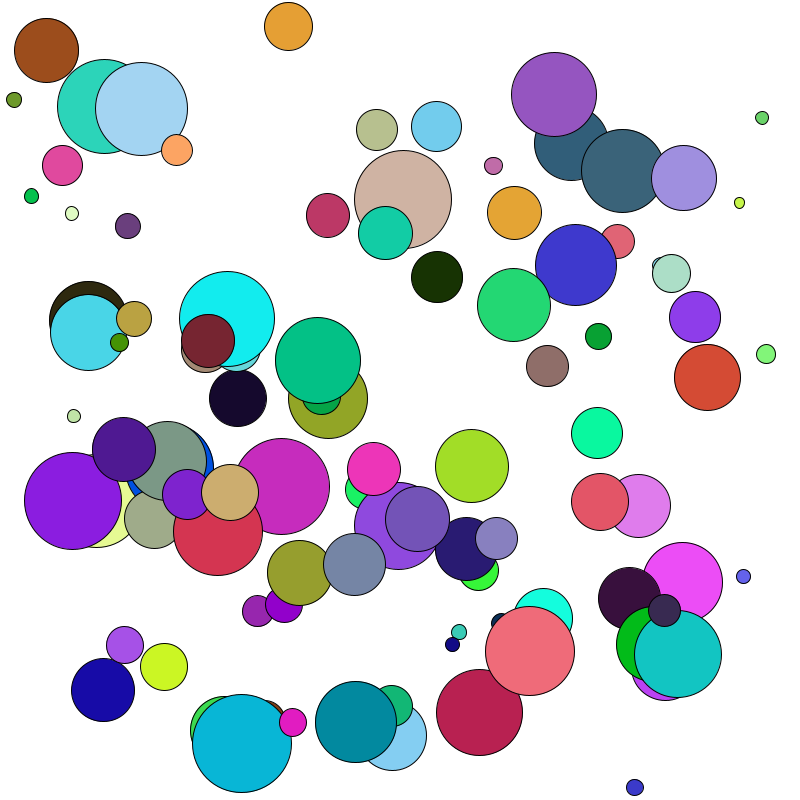
Frame 1 (no input)
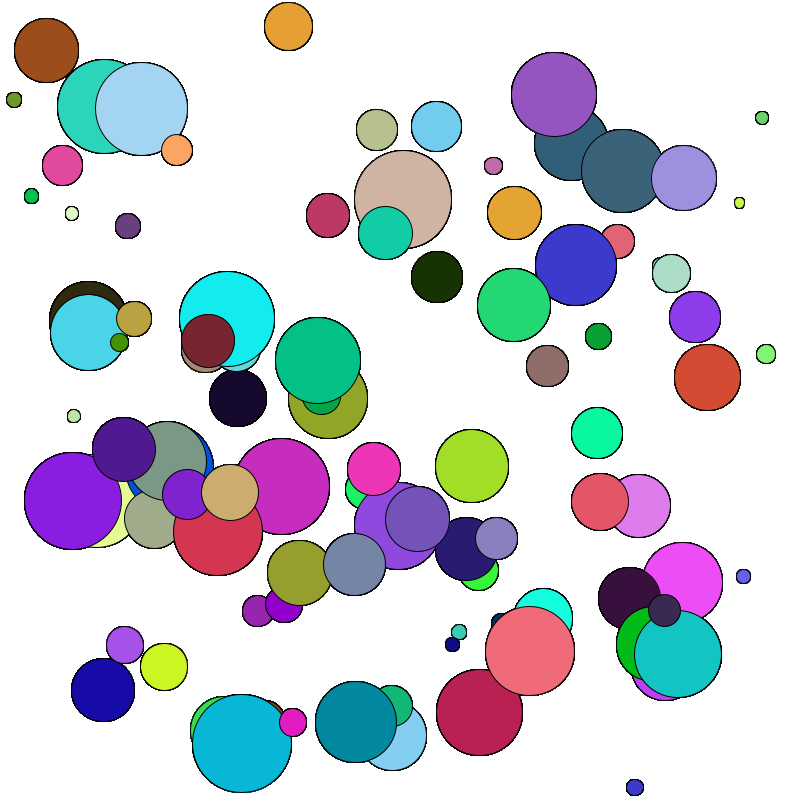
Frame 60 (the mouse pressed at the canvas centre just before this capture)
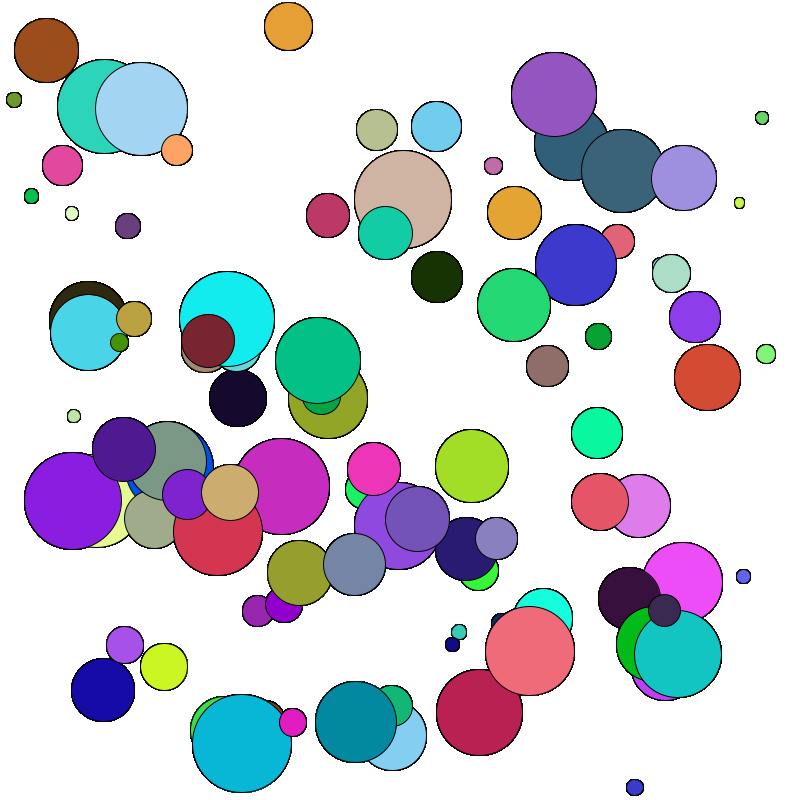
Frame 120 (the mouse held since frame 60 and released just before this capture)

The Processing sketch that drew these frames (run headless with seeded random() and noise(); from frame 60 on, the mouse is pressed at the canvas centre):

// Processing sketch: week2_5
// ── week2_5.pde
//we declare our empty arrays
float[] posX;
float[] posY;
float[] ballSize;
color[] c;

//a total number of balls
int totalBalls;

void setup() {
  size(800, 800);
  background(255);

  totalBalls = 100;

  //We initiate our arrays and give them a size
  posX = new float[totalBalls];
  posY = new float[totalBalls];
  c = new color[totalBalls];
  ballSize = new float[totalBalls];
  
  //we put random positions to our arryas
  for (int i=0; i<totalBalls; i++) {
    ballSize[i] = random(10,100);
    posX[i] = random(ballSize[i]/2, width-ballSize[i]/2);
    posY[i] = random(ballSize[i]/2, height-ballSize[i]/2);
    c[i] = color(random(255), random(255), random(255));
  }
}

void draw() {
  for (int i=0; i< totalBalls; i++) {
    fill(c[i]);
    ellipse(posX[i], posY[i], ballSize[i], ballSize[i]);
  }
}
